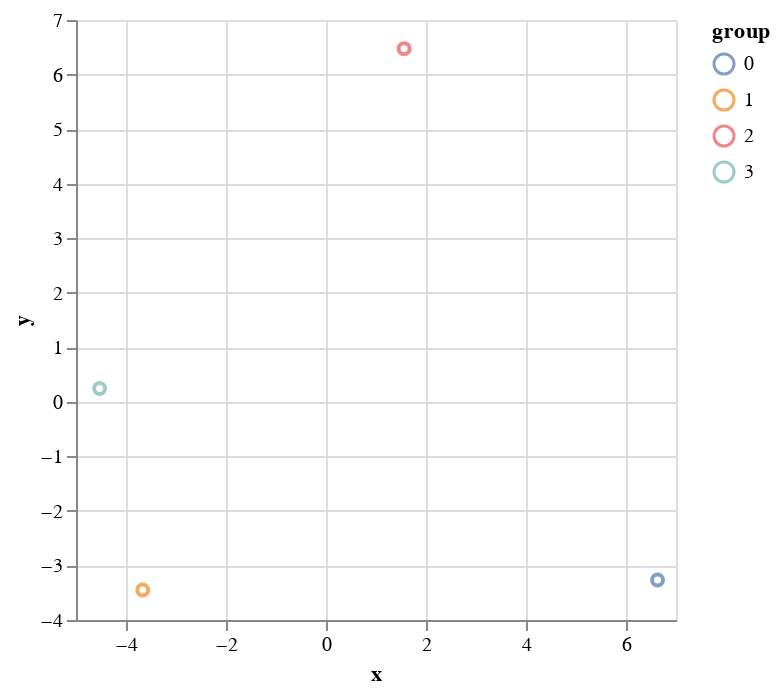

The notebook cell this image was saved under:
### Markdown cell above
It's not particularly illuminating for our tiny set of dummy data though. We can also use PCA to reduce our n-dimensional paragraph vectors to 2 dimensions and see if they are clustered nicely.

### Code cell
from sklearn.decomposition import PCA

def pca_2d(paragraph_matrix, groups):
    pca = PCA(n_components=2)
    reduced_dims = pca.fit_transform(paragraph_matrix)
    print(f"2-component PCA, explains {sum(pca.explained_variance_):.2f}% of variance")
    df = pd.DataFrame(reduced_dims, columns=["x", "y"])
    df["group"] = groups
    return df

example_2d = pca_2d(model.paragraph_matrix.data, ["0","1","2","3"])
alt.Chart(example_2d).mark_point().encode(x="x", y="y", color="group")

### Figure 1 — Vega-Lite specification as saved in the notebook (floating-point values rounded to 4 significant figures)
{"config": {"view": {"continuousWidth": 300, "continuousHeight": 300}}, "data": {"name": "data-579fa58252b9927650eeab73fef0460c"}, "mark": {"type": "point"}, "encoding": {"color": {"field": "group", "type": "nominal"}, "x": {"field": "x", "type": "quantitative"}, "y": {"field": "y", "type": "quantitative"}}, "$schema": "https://vega.github.io/schema/vega-lite/v5.16.3.json", "datasets": {"data-579fa58252b9927650eeab73fef0460c": [{"x": 6.631, "y": -3.268, "group": "0"}, {"x": -3.666, "y": -3.45, "group": "1"}, {"x": 1.563, "y": 6.475, "group": "2"}, {"x": -4.528, "y": 0.2429, "group": "3"}]}}
